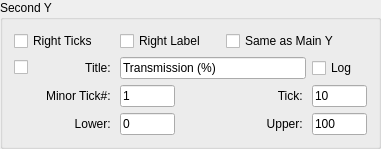
              <widget class="QGroupBox" name="groupBox_2">
               <property name="title">
                <string>Second Y</string>
               </property>
               <layout class="QGridLayout" name="gridLayout_13">
                <item row="1" column="2" colspan="2">
                 <widget class="QLineEdit" name="entry_title_y_2">
                  <property name="sizePolicy">
                   <sizepolicy hsizetype="Preferred" vsizetype="Fixed">
                    <horstretch>0</horstretch>
                    <verstretch>0</verstretch>
                   </sizepolicy>
                  </property>
                  <property name="minimumSize">
                   <size>
                    <width>0</width>
                    <height>0</height>
                   </size>
                  </property>
                  <property name="maximumSize">
                   <size>
                    <width>3000</width>
                    <height>16777215</height>
                   </size>
                  </property>
                  <property name="text">
                   <string>Transmission (%)</string>
                  </property>
                 </widget>
                </item>
                <item row="2" column="4">
                 <widget class="QLineEdit" name="entry_tick_y_2">
                  <property name="sizePolicy">
                   <sizepolicy hsizetype="Fixed" vsizetype="Fixed">
                    <horstretch>0</horstretch>
                    <verstretch>0</verstretch>
                   </sizepolicy>
                  </property>
                  <property name="minimumSize">
                   <size>
                    <width>55</width>
                    <height>0</height>
                   </size>
                  </property>
                  <property name="maximumSize">
                   <size>
                    <width>55</width>
                    <height>16777215</height>
                   </size>
                  </property>
                  <property name="text">
                   <string>10</string>
                  </property>
                 </widget>
                </item>
                <item row="3" column="2">
                 <widget class="QLineEdit" name="entry_lower_y_2">
                  <property name="sizePolicy">
                   <sizepolicy hsizetype="Fixed" vsizetype="Fixed">
                    <horstretch>0</horstretch>
                    <verstretch>0</verstretch>
                   </sizepolicy>
                  </property>
                  <property name="minimumSize">
                   <size>
                    <width>55</width>
                    <height>0</height>
                   </size>
                  </property>
                  <property name="maximumSize">
                   <size>
                    <width>55</width>
                    <height>16777215</height>
                   </size>
                  </property>
                  <property name="text">
                   <string>0</string>
                  </property>
                 </widget>
                </item>
                <item row="2" column="2">
                 <widget class="QLineEdit" name="entry_minor_y_2">
                  <property name="sizePolicy">
                   <sizepolicy hsizetype="Fixed" vsizetype="Fixed">
                    <horstretch>0</horstretch>
                    <verstretch>0</verstretch>
                   </sizepolicy>
                  </property>
                  <property name="minimumSize">
                   <size>
                    <width>55</width>
                    <height>0</height>
                   </size>
                  </property>
                  <property name="maximumSize">
                   <size>
                    <width>55</width>
                    <height>16777215</height>
                   </size>
                  </property>
                  <property name="text">
                   <string>1</string>
                  </property>
                 </widget>
                </item>
                <item row="1" column="1">
                 <widget class="QLabel" name="label_24">
                  <property name="sizePolicy">
                   <sizepolicy hsizetype="Fixed" vsizetype="Preferred">
                    <horstretch>0</horstretch>
                    <verstretch>0</verstretch>
                   </sizepolicy>
                  </property>
                  <property name="minimumSize">
                   <size>
                    <width>80</width>
                    <height>0</height>
                   </size>
                  </property>
                  <property name="text">
                   <string>Title: </string>
                  </property>
                  <property name="alignment">
                   <set>Qt::AlignRight|Qt::AlignTrailing|Qt::AlignVCenter</set>
                  </property>
                 </widget>
                </item>
                <item row="2" column="3">
                 <widget class="QLabel" name="label_25">
                  <property name="sizePolicy">
                   <sizepolicy hsizetype="Fixed" vsizetype="Preferred">
                    <horstretch>0</horstretch>
                    <verstretch>0</verstretch>
                   </sizepolicy>
                  </property>
                  <property name="minimumSize">
                   <size>
                    <width>80</width>
                    <height>0</height>
                   </size>
                  </property>
                  <property name="text">
                   <string>Tick: </string>
                  </property>
                  <property name="alignment">
                   <set>Qt::AlignRight|Qt::AlignTrailing|Qt::AlignVCenter</set>
                  </property>
                 </widget>
                </item>
                <item row="0" column="3" colspan="2">
                 <widget class="QCheckBox" name="checkBox_samey">
                  <property name="text">
                   <string>Same as Main Y</string>
                  </property>
                 </widget>
                </item>
                <item row="1" column="4">
                 <widget class="QCheckBox" name="checkBox_logy_2">
                  <property name="layoutDirection">
                   <enum>Qt::LeftToRight</enum>
                  </property>
                  <property name="text">
                   <string>Log</string>
                  </property>
                 </widget>
                </item>
                <item row="0" column="2">
                 <widget class="QCheckBox" name="checkBox_rl">
                  <property name="minimumSize">
                   <size>
                    <width>100</width>
                    <height>0</height>
                   </size>
                  </property>
                  <property name="maximumSize">
                   <size>
                    <width>100</width>
                    <height>16777215</height>
                   </size>
                  </property>
                  <property name="text">
                   <string>Right Label</string>
                  </property>
                 </widget>
                </item>
                <item row="3" column="4">
                 <widget class="QLineEdit" name="entry_upper_y_2">
                  <property name="sizePolicy">
                   <sizepolicy hsizetype="Fixed" vsizetype="Fixed">
                    <horstretch>0</horstretch>
                    <verstretch>0</verstretch>
                   </sizepolicy>
                  </property>
                  <property name="minimumSize">
                   <size>
                    <width>55</width>
                    <height>0</height>
                   </size>
                  </property>
                  <property name="maximumSize">
                   <size>
                    <width>55</width>
                    <height>16777215</height>
                   </size>
                  </property>
                  <property name="text">
                   <string>100</string>
                  </property>
                 </widget>
                </item>
                <item row="3" column="3">
                 <widget class="QLabel" name="label_26">
                  <property name="sizePolicy">
                   <sizepolicy hsizetype="Fixed" vsizetype="Preferred">
                    <horstretch>0</horstretch>
                    <verstretch>0</verstretch>
                   </sizepolicy>
                  </property>
                  <property name="minimumSize">
                   <size>
                    <width>80</width>
                    <height>0</height>
                   </size>
                  </property>
                  <property name="text">
                   <string>Upper: </string>
                  </property>
                  <property name="alignment">
                   <set>Qt::AlignRight|Qt::AlignTrailing|Qt::AlignVCenter</set>
                  </property>
                 </widget>
                </item>
                <item row="1" column="0">
                 <widget class="QCheckBox" name="checkBox_titley">
                  <property name="text">
                   <string/>
                  </property>
                 </widget>
                </item>
                <item row="0" column="0" colspan="2">
                 <widget class="QCheckBox" name="checkBox_rt">
                  <property name="sizePolicy">
                   <sizepolicy hsizetype="Preferred" vsizetype="Fixed">
                    <horstretch>0</horstretch>
                    <verstretch>0</verstretch>
                   </sizepolicy>
                  </property>
                  <property name="minimumSize">
                   <size>
                    <width>100</width>
                    <height>0</height>
                   </size>
                  </property>
                  <property name="maximumSize">
                   <size>
                    <width>150</width>
                    <height>16777215</height>
                   </size>
                  </property>
                  <property name="text">
                   <string>Right Ticks</string>
                  </property>
                 </widget>
                </item>
                <item row="2" column="0" colspan="2">
                 <widget class="QLabel" name="label_22">
                  <property name="sizePolicy">
                   <sizepolicy hsizetype="Preferred" vsizetype="Preferred">
                    <horstretch>0</horstretch>
                    <verstretch>0</verstretch>
                   </sizepolicy>
                  </property>
                  <property name="text">
                   <string>Minor Tick#: </string>
                  </property>
                  <property name="alignment">
                   <set>Qt::AlignRight|Qt::AlignTrailing|Qt::AlignVCenter</set>
                  </property>
                 </widget>
                </item>
                <item row="3" column="0" colspan="2">
                 <widget class="QLabel" name="label_23">
                  <property name="sizePolicy">
                   <sizepolicy hsizetype="Preferred" vsizetype="Preferred">
                    <horstretch>0</horstretch>
                    <verstretch>0</verstretch>
                   </sizepolicy>
                  </property>
                  <property name="minimumSize">
                   <size>
                    <width>80</width>
                    <height>0</height>
                   </size>
                  </property>
                  <property name="text">
                   <string>Lower: </string>
                  </property>
                  <property name="alignment">
                   <set>Qt::AlignRight|Qt::AlignTrailing|Qt::AlignVCenter</set>
                  </property>
                 </widget>
                </item>
               </layout>
              </widget>
